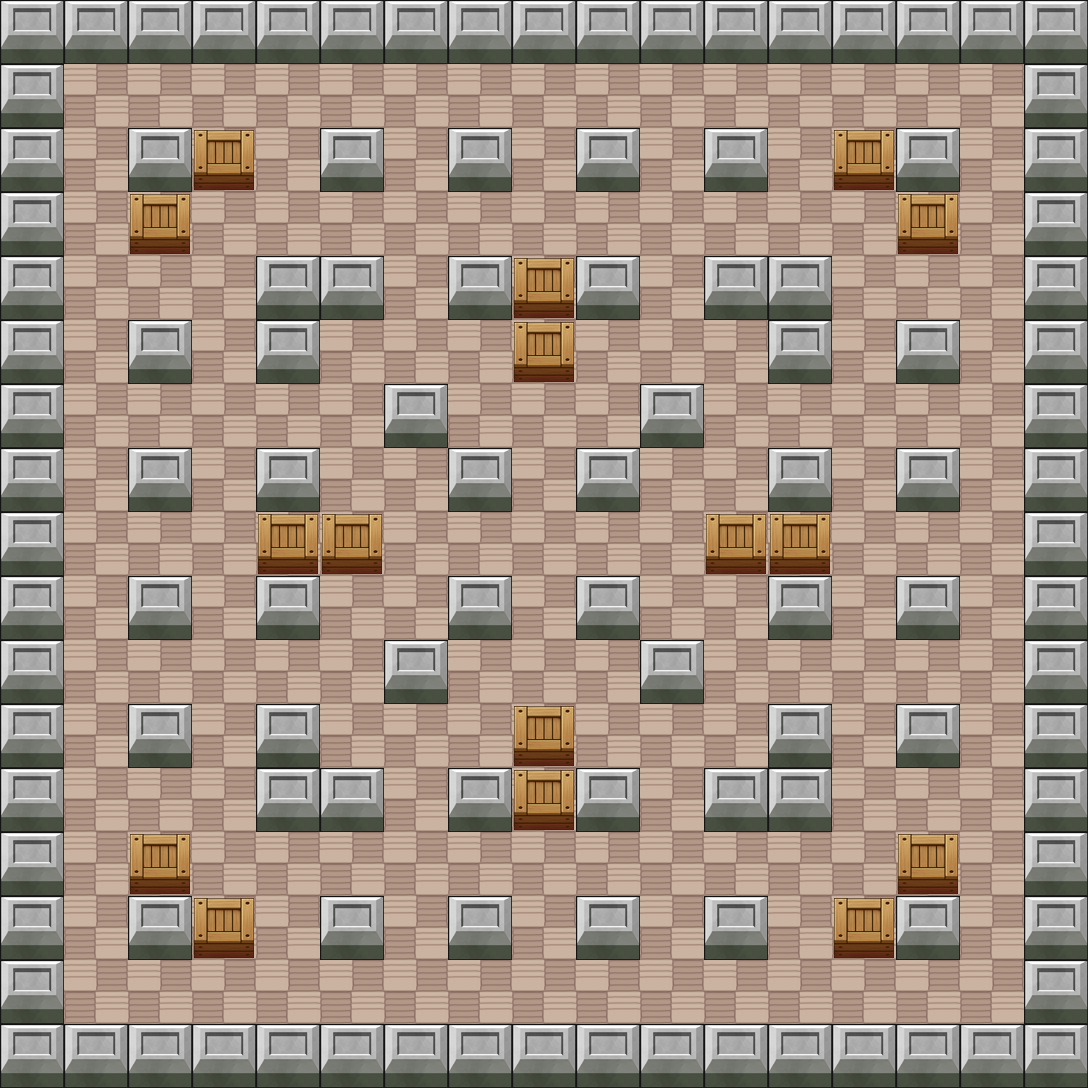

Rendered tile map (Tiled .tmx) drawn with the repository's tilesets; below, a short description and the full map source, tile grids included:
An orthogonal 17x17 tile map with 64x64 px tiles, 9 tile layers (playerstart, treasureLayer, decoration, Tile Layer 1, ...), 3 tilesets.

<map version="1.2" tiledversion="1.2.0" orientation="orthogonal" renderorder="right-down" width="17" height="17" tilewidth="64" tileheight="64" infinite="0" nextlayerid="17" nextobjectid="1">
 <tileset firstgid="1" source="../tilesets/walls.tsx" />
 <tileset firstgid="25" source="../tilesets/daytiles.tsx" />
 <tileset firstgid="329" source="../tilesets/city.tsx" />
 <layer id="9" name="playerstart" width="17" height="17">
  <data encoding="csv">
0,0,0,0,0,0,0,0,0,0,0,0,0,0,0,0,0,
0,0,0,0,0,0,0,0,0,0,0,0,0,0,0,0,0,
0,0,0,0,0,0,0,0,0,0,0,0,0,0,0,0,0,
0,0,0,0,0,0,0,0,0,0,0,0,0,0,0,0,0,
0,0,0,0,0,0,0,0,0,0,0,0,0,0,0,0,0,
0,0,0,0,0,0,0,0,0,0,0,0,0,0,0,0,0,
0,0,0,0,0,0,0,0,0,0,0,0,0,0,0,0,0,
0,0,0,0,0,0,0,0,0,0,0,0,0,0,0,0,0,
0,0,0,0,0,0,0,0,0,0,0,0,0,0,0,0,0,
0,0,0,0,0,0,0,0,0,0,0,0,0,0,0,0,0,
0,0,0,0,0,0,0,0,0,0,0,0,0,0,0,0,0,
0,0,0,0,0,0,0,0,0,0,0,0,0,0,0,0,0,
0,0,0,0,0,0,0,0,0,0,0,0,0,0,0,0,0,
0,0,0,0,0,0,0,0,0,0,0,0,0,0,0,0,0,
0,0,0,0,0,0,0,0,0,0,0,0,0,0,0,0,0,
0,0,0,0,0,0,0,0,0,0,0,0,0,0,0,0,0,
0,0,0,0,0,0,0,0,0,0,0,0,0,0,0,0,0
</data>
 </layer>
 <layer id="15" name="treasureLayer" width="17" height="17">
  <data encoding="csv">
0,0,0,0,0,0,0,0,0,0,0,0,0,0,0,0,0,
0,14,0,0,0,0,0,14,0,14,0,0,0,0,0,14,0,
0,0,0,0,0,0,0,0,0,0,0,0,0,0,0,0,0,
0,0,0,14,14,0,0,0,0,0,0,0,14,14,0,0,0,
0,0,0,0,0,0,0,0,0,0,0,0,0,0,0,0,0,
0,0,14,0,0,14,0,0,0,0,0,14,0,0,14,0,0,
0,0,0,0,0,0,0,0,0,0,0,0,0,0,0,0,0,
0,0,0,0,0,0,0,0,0,0,0,0,0,0,0,0,0,
0,14,0,0,0,0,0,0,14,0,0,0,0,0,0,14,0,
0,0,0,0,0,0,0,0,0,0,0,0,0,0,0,0,0,
0,0,0,0,0,0,0,0,0,0,0,0,0,0,0,0,0,
0,0,14,0,0,14,0,0,0,0,0,14,0,0,14,0,0,
0,0,0,0,0,0,0,0,0,0,0,0,0,0,0,0,0,
0,0,0,14,14,0,0,0,0,0,0,0,14,14,0,0,0,
0,0,0,0,0,0,0,0,0,0,0,0,0,0,0,0,0,
0,14,0,0,0,0,0,14,0,14,0,0,0,0,0,14,0,
0,0,0,0,0,0,0,0,0,0,0,0,0,0,0,0,0
</data>
 </layer>
 <layer id="8" name="decoration" width="17" height="17">
  <data encoding="csv">
127,127,127,127,127,127,127,127,127,127,127,127,127,127,127,127,127,
127,127,127,127,127,127,127,127,127,127,127,127,127,127,127,127,127,
127,127,127,127,127,127,127,127,127,127,127,127,127,127,127,127,127,
127,127,127,127,127,127,127,127,127,127,127,127,127,127,127,127,127,
127,127,127,127,127,127,127,127,127,127,127,127,127,127,127,127,127,
127,127,127,127,127,127,127,127,127,127,127,127,127,127,127,127,127,
127,127,127,127,127,127,127,127,127,127,127,127,127,127,127,127,127,
127,127,127,127,127,127,127,127,127,127,127,127,127,127,127,127,127,
127,127,127,127,127,127,127,127,127,127,127,127,127,127,127,127,127,
127,127,127,127,127,127,127,127,127,127,127,127,127,127,127,127,127,
127,127,127,127,127,127,127,127,127,127,127,127,127,127,127,127,127,
127,127,127,127,127,127,127,127,127,127,127,127,127,127,127,127,127,
127,127,127,127,127,127,127,127,127,127,127,127,127,127,127,127,127,
127,127,127,127,127,127,127,127,127,127,127,127,127,127,127,127,127,
127,127,127,127,127,127,127,127,127,127,127,127,127,127,127,127,127,
127,127,127,127,127,127,127,127,127,127,127,127,127,127,127,127,127,
127,127,127,127,127,127,127,127,127,127,127,127,127,127,127,127,127
</data>
 </layer>
 <layer id="10" name="Tile Layer 1" width="17" height="17">
  <data encoding="csv">
4,4,4,4,4,4,4,4,4,4,4,4,4,4,4,4,4,
4,0,0,0,0,0,0,0,0,0,0,0,0,0,0,0,4,
4,0,4,0,0,4,0,4,0,4,0,4,0,0,4,0,4,
4,0,0,0,0,0,0,0,0,0,0,0,0,0,0,0,4,
4,0,0,0,4,4,0,4,0,4,0,4,4,0,0,0,4,
4,0,4,0,4,0,0,0,0,0,0,0,4,0,4,0,4,
4,0,0,0,0,0,4,0,0,0,4,0,0,0,0,0,4,
4,0,4,0,4,0,0,4,0,4,0,0,4,0,4,0,4,
4,0,0,0,0,0,0,0,0,0,0,0,0,0,0,0,4,
4,0,4,0,4,0,0,4,0,4,0,0,4,0,4,0,4,
4,0,0,0,0,0,4,0,0,0,4,0,0,0,0,0,4,
4,0,4,0,4,0,0,0,0,0,0,0,4,0,4,0,4,
4,0,0,0,4,4,0,4,0,4,0,4,4,0,0,0,4,
4,0,0,0,0,0,0,0,0,0,0,0,0,0,0,0,4,
4,0,4,0,0,4,0,4,0,4,0,4,0,0,4,0,4,
4,0,0,0,0,0,0,0,0,0,0,0,0,0,0,0,4,
4,4,4,4,4,4,4,4,4,4,4,4,4,4,4,4,4
</data>
 </layer>
 <layer id="16" name="transparentLayer" width="17" height="17">
  <data encoding="csv">
0,0,0,0,0,0,0,0,0,0,0,0,0,0,0,0,0,
0,0,0,0,0,0,0,0,0,0,0,0,0,0,0,0,0,
0,0,0,10,0,0,0,0,0,0,0,0,0,10,0,0,0,
0,0,10,0,0,0,0,0,0,0,0,0,0,0,10,0,0,
0,0,0,0,0,0,0,0,10,0,0,0,0,0,0,0,0,
0,0,0,0,0,0,0,0,10,0,0,0,0,0,0,0,0,
0,0,0,0,0,0,0,0,0,0,0,0,0,0,0,0,0,
0,0,0,0,0,0,0,0,0,0,0,0,0,0,0,0,0,
0,0,0,0,10,10,0,0,0,0,0,10,10,0,0,0,0,
0,0,0,0,0,0,0,0,0,0,0,0,0,0,0,0,0,
0,0,0,0,0,0,0,0,0,0,0,0,0,0,0,0,0,
0,0,0,0,0,0,0,0,10,0,0,0,0,0,0,0,0,
0,0,0,0,0,0,0,0,10,0,0,0,0,0,0,0,0,
0,0,10,0,0,0,0,0,0,0,0,0,0,0,10,0,0,
0,0,0,10,0,0,0,0,0,0,0,0,0,10,0,0,0,
0,0,0,0,0,0,0,0,0,0,0,0,0,0,0,0,0,
0,0,0,0,0,0,0,0,0,0,0,0,0,0,0,0,0
</data>
 </layer>
 <layer id="11" name="bomb layer" width="17" height="17">
  <data encoding="csv">
0,0,0,0,0,0,0,0,0,0,0,0,0,0,0,0,0,
0,0,0,0,0,0,0,0,0,0,0,0,0,0,0,0,0,
0,0,0,0,0,0,0,0,0,0,0,0,0,0,0,0,0,
0,0,0,0,0,0,0,0,0,0,0,0,0,0,0,0,0,
0,0,0,0,0,0,0,0,0,0,0,0,0,0,0,0,0,
0,0,0,0,0,0,0,0,0,0,0,0,0,0,0,0,0,
0,0,0,0,0,0,0,0,0,0,0,0,0,0,0,0,0,
0,0,0,0,0,0,0,0,0,0,0,0,0,0,0,0,0,
0,0,0,0,0,0,0,0,0,0,0,0,0,0,0,0,0,
0,0,0,0,0,0,0,0,0,0,0,0,0,0,0,0,0,
0,0,0,0,0,0,0,0,0,0,0,0,0,0,0,0,0,
0,0,0,0,0,0,0,0,0,0,0,0,0,0,0,0,0,
0,0,0,0,0,0,0,0,0,0,0,0,0,0,0,0,0,
0,0,0,0,0,0,0,0,0,0,0,0,0,0,0,0,0,
0,0,0,0,0,0,0,0,0,0,0,0,0,0,0,0,0,
0,0,0,0,0,0,0,0,0,0,0,0,0,0,0,0,0,
0,0,0,0,0,0,0,0,0,0,0,0,0,0,0,0,0
</data>
 </layer>
 <layer id="12" name="exploded effect layer" width="17" height="17">
  <data encoding="csv">
0,0,0,0,0,0,0,0,0,0,0,0,0,0,0,0,0,
0,0,0,0,0,0,0,0,0,0,0,0,0,0,0,0,0,
0,0,0,0,0,0,0,0,0,0,0,0,0,0,0,0,0,
0,0,0,0,0,0,0,0,0,0,0,0,0,0,0,0,0,
0,0,0,0,0,0,0,0,0,0,0,0,0,0,0,0,0,
0,0,0,0,0,0,0,0,0,0,0,0,0,0,0,0,0,
0,0,0,0,0,0,0,0,0,0,0,0,0,0,0,0,0,
0,0,0,0,0,0,0,0,0,0,0,0,0,0,0,0,0,
0,0,0,0,0,0,0,0,0,0,0,0,0,0,0,0,0,
0,0,0,0,0,0,0,0,0,0,0,0,0,0,0,0,0,
0,0,0,0,0,0,0,0,0,0,0,0,0,0,0,0,0,
0,0,0,0,0,0,0,0,0,0,0,0,0,0,0,0,0,
0,0,0,0,0,0,0,0,0,0,0,0,0,0,0,0,0,
0,0,0,0,0,0,0,0,0,0,0,0,0,0,0,0,0,
0,0,0,0,0,0,0,0,0,0,0,0,0,0,0,0,0,
0,0,0,0,0,0,0,0,0,0,0,0,0,0,0,0,0,
0,0,0,0,0,0,0,0,0,0,0,0,0,0,0,0,0
</data>
 </layer>
 <layer id="13" name="mine layer" width="17" height="17">
  <data encoding="csv">
0,0,0,0,0,0,0,0,0,0,0,0,0,0,0,0,0,
0,0,0,0,0,0,0,0,0,0,0,0,0,0,0,0,0,
0,0,0,0,0,0,0,0,0,0,0,0,0,0,0,0,0,
0,0,0,0,0,0,0,0,0,0,0,0,0,0,0,0,0,
0,0,0,0,0,0,0,0,0,0,0,0,0,0,0,0,0,
0,0,0,0,0,0,0,0,0,0,0,0,0,0,0,0,0,
0,0,0,0,0,0,0,0,0,0,0,0,0,0,0,0,0,
0,0,0,0,0,0,0,0,0,0,0,0,0,0,0,0,0,
0,0,0,0,0,0,0,0,0,0,0,0,0,0,0,0,0,
0,0,0,0,0,0,0,0,0,0,0,0,0,0,0,0,0,
0,0,0,0,0,0,0,0,0,0,0,0,0,0,0,0,0,
0,0,0,0,0,0,0,0,0,0,0,0,0,0,0,0,0,
0,0,0,0,0,0,0,0,0,0,0,0,0,0,0,0,0,
0,0,0,0,0,0,0,0,0,0,0,0,0,0,0,0,0,
0,0,0,0,0,0,0,0,0,0,0,0,0,0,0,0,0,
0,0,0,0,0,0,0,0,0,0,0,0,0,0,0,0,0,
0,0,0,0,0,0,0,0,0,0,0,0,0,0,0,0,0
</data>
 </layer>
 <layer id="14" name="item layer" width="17" height="17">
  <data encoding="csv">
0,0,0,0,0,0,0,0,0,0,0,0,0,0,0,0,0,
0,0,0,0,0,0,0,0,0,0,0,0,0,0,0,0,0,
0,0,0,0,0,0,0,0,0,0,0,0,0,0,0,0,0,
0,0,0,0,0,0,0,0,0,0,0,0,0,0,0,0,0,
0,0,0,0,0,0,0,0,0,0,0,0,0,0,0,0,0,
0,0,0,0,0,0,0,0,0,0,0,0,0,0,0,0,0,
0,0,0,0,0,0,0,0,0,0,0,0,0,0,0,0,0,
0,0,0,0,0,0,0,0,0,0,0,0,0,0,0,0,0,
0,0,0,0,0,0,0,0,0,0,0,0,0,0,0,0,0,
0,0,0,0,0,0,0,0,0,0,0,0,0,0,0,0,0,
0,0,0,0,0,0,0,0,0,0,0,0,0,0,0,0,0,
0,0,0,0,0,0,0,0,0,0,0,0,0,0,0,0,0,
0,0,0,0,0,0,0,0,0,0,0,0,0,0,0,0,0,
0,0,0,0,0,0,0,0,0,0,0,0,0,0,0,0,0,
0,0,0,0,0,0,0,0,0,0,0,0,0,0,0,0,0,
0,0,0,0,0,0,0,0,0,0,0,0,0,0,0,0,0,
0,0,0,0,0,0,0,0,0,0,0,0,0,0,0,0,0
</data>
 </layer>
</map>
